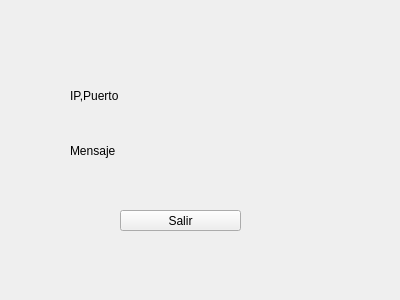
<?xml version="1.0" encoding="UTF-8"?>
<ui version="4.0">
 <class>tcpserver</class>
 <widget class="QMainWindow" name="tcpserver">
  <property name="geometry">
   <rect>
    <x>0</x>
    <y>0</y>
    <width>400</width>
    <height>300</height>
   </rect>
  </property>
  <property name="windowTitle">
   <string>tcpserver</string>
  </property>
  <widget class="QWidget" name="centralwidget">
   <widget class="QPushButton" name="btn_close">
    <property name="geometry">
     <rect>
      <x>120</x>
      <y>210</y>
      <width>121</width>
      <height>21</height>
     </rect>
    </property>
    <property name="text">
     <string>Salir</string>
    </property>
   </widget>
   <widget class="QLabel" name="label_info">
    <property name="geometry">
     <rect>
      <x>70</x>
      <y>80</y>
      <width>221</width>
      <height>31</height>
     </rect>
    </property>
    <property name="text">
     <string>IP,Puerto</string>
    </property>
   </widget>
   <widget class="QLabel" name="label_msg">
    <property name="geometry">
     <rect>
      <x>70</x>
      <y>140</y>
      <width>161</width>
      <height>21</height>
     </rect>
    </property>
    <property name="text">
     <string>Mensaje</string>
    </property>
   </widget>
  </widget>
 </widget>
 <resources/>
 <connections/>
</ui>
